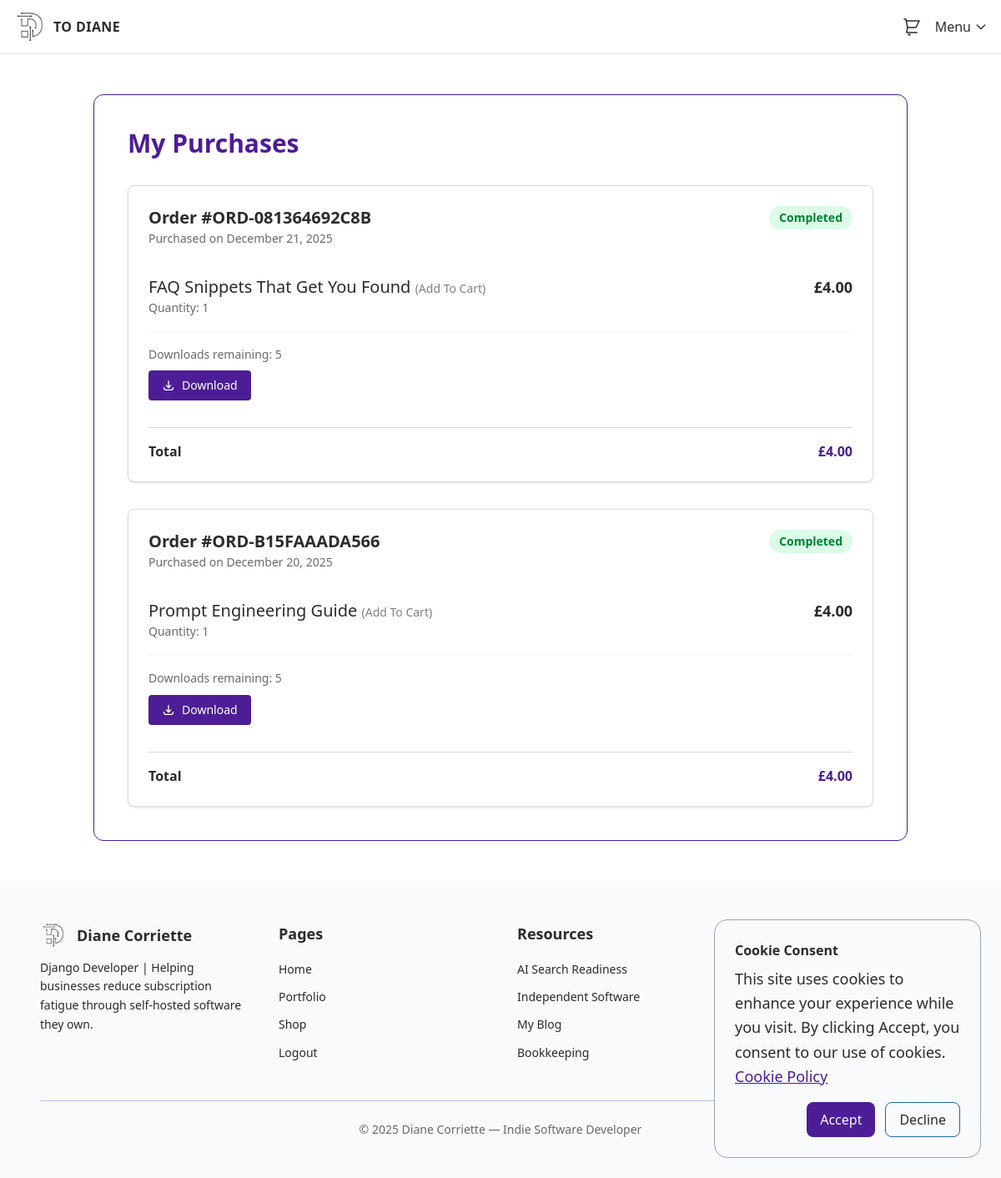
The page /shop/purchases/ (signed in) on the database its author committed.
### shop/models.py (models this page shows, shortened)
class Order(models.Model):
    STATUS_CHOICES = [
        ("pending", "Pending"),
        ("completed", "Completed"),
        ("failed", "Failed"),
        ("cancelled", "Cancelled"),
    ]
    order_id = models.CharField(max_length=100, unique=True, editable=False)
    user = models.ForeignKey(
        settings.AUTH_USER_MODEL, on_delete=models.SET_NULL, null=True, blank=True
    )
    email = models.EmailField()
    created = models.DateTimeField(auto_now_add=True)
    updated = models.DateTimeField(auto_now=True)
    paid = models.BooleanField(default=False)
    status = models.CharField(max_length=20, choices=STATUS_CHOICES, default="pending")
    payment_intent_id = models.CharField(max_length=250, blank=True)
    class Meta:
        ordering = ["-created"]
    def get_total_cost(self):
        return sum(item.get_cost() for item in self.items.all())

class OrderItem(models.Model):
    order = models.ForeignKey(Order, related_name="items", on_delete=models.CASCADE)
    product = models.ForeignKey(
        Product, related_name="order_items", on_delete=models.CASCADE
    )
    purchased_download = models.ForeignKey(
        ProductDownload,
        on_delete=models.SET_NULL,
        null=True,
        blank=True,
        help_text="The specific download variant the customer purchased",
    )
    price_paid_pence = models.PositiveIntegerField()
    quantity = models.PositiveIntegerField(default=1)
    downloads_remaining = models.PositiveIntegerField(default=5)
    download_count = models.PositiveIntegerField(default=0)
    def get_cost(self):
        return (self.price_paid_pence * self.quantity) / 100
    def get_price_in_pounds(self):
        return self.price_paid_pence / 100
    def has_downloadable_content(self):
        return self.product.downloads.exists()
    @property
    def price(self):
        return self.get_price_in_pounds()

class Product(models.Model):
    STATUS_CHOICES = [
        ("publish", "Published"),
        ("soon", "Coming Soon"),
        ("full", "Fully Booked"),
        ("draft", "Draft"),
    ]
    PRODUCT_TYPES = [("download", "Digital Download")]
    public_id = models.CharField(max_length=130, blank=True, null=True, db_index=True)
    title = models.CharField(max_length=200)
    slug = models.SlugField(unique=True)
    category = models.ForeignKey(Category, on_delete=models.PROTECT)
    description = HTMLField()
    section_description = models.TextField(blank=True, null=True)
    long_description = HTMLField(blank=True, null=True)
    product_type = models.CharField(
        max_length=20, choices=PRODUCT_TYPES, default="download"
    )
    number_of_pages = models.PositiveIntegerField(
        null=True, blank=True, help_text="Number of pages for digital downloads"
    )
    status = models.CharField(max_length=10, choices=STATUS_CHOICES, default="draft")
    external_image_url = models.URLField(
        max_length=500,
        blank=True,
        null=True,
        help_text="External URL for product image (jpg/png only)",
    )
    external_preview_url = models.URLField(
        max_length=500,
        blank=True,
        null=True,
        help_text="External URL for preview file (PDF only)",
    )
    is_active = models.BooleanField(default=True)
    price_pence = models.PositiveIntegerField(help_text="Price in pence")
    sale_price_pence = models.PositiveIntegerField(
        null=True, blank=True, help_text="Sale price in pence"
    )
    price_per_hour = models.PositiveIntegerField(
        null=True, blank=True, help_text="Price per hour in pence"
    )
    preview_file = models.FileField(
        upload_to="products/previews/",
        null=True,
        blank=True,
        storage=PublicStorage(),
    )
    preview_image = models.ImageField(
        upload_to="products/images/",
        null=True,
        blank=True,
        storage=PublicStorage(),
    )
    video_url = models.URLField(
        blank=True,
        null=True,
        help_text="Optional YouTube or Vimeo URL to display on the product page",
    )
    video_file = models.FileField(
        upload_to="products/videos/",
        null=True,
        blank=True,
        storage=PublicStorage(),
        help_text="Upload a short MP4 file to display as product video",
    )
    download_limit = models.PositiveIntegerField(default=5)
    featured = models.BooleanField(default=False)
    purchase_count = models.PositiveIntegerField(default=0)
    order = models.IntegerField(default=0)
    created = models.DateTimeField(auto_now_add=True)
    updated = models.DateTimeField(auto_now=True)
    class Meta:
        ordering = ["order", "-created"]
    @property
    def price(self):
        """Return price in pounds"""
        return Decimal(self.price_pence) / 100

class ProductDownload(models.Model):
    product = models.ForeignKey(
        Product,
        related_name="downloads",
        on_delete=models.CASCADE,
    )
    label = models.CharField(
        max_length=100,
        default="Add To Cart",
        help_text="Button text shown to the customer (e.g. 'Download PDF', 'Windows Version', 'Starter Pack')",
    )
    file = models.FileField(
        upload_to="products/downloads/",
        storage=SecureStorage(),
        blank=True,
        null=True,
    )
    order = models.PositiveIntegerField(default=0)
    class Meta:
        ordering = ["order"]

### shop/views/downloads.py (the view)
# urls.py: path("purchases/", views.purchases, name="purchases"),
@login_required
def purchases(request):
    orders = (
        Order.objects.filter(user=request.user)
        .prefetch_related("items__product__downloads")
        .order_by("-created")
    )
    return render(request, "shop/purchases.html", {"orders": orders})

### core/context_processors.py (called while the page is built)
def dashboard_announcement(request):
    announcement = DashboardAnnouncement.objects.order_by("-updated").first()
    return {"dashboard_announcement": announcement}

### shop/cart.py (called while the page is built)
    def __len__(self):
        return sum(item["quantity"] for item in self.cart.values())

### shop/context_processors.py (called while the page is built)
def cart(request):
    return {"cart": Cart(request)}

### shop/templates/shop/purchases.html (shortened to what this page needs)
{% extends "base.html" %}
{% block content %}
<section class="w-full py-12">
  <div class="max-w-5xl mx-auto px-6">
    <div class="bg-white rounded-xl border border-[color:var(--color-brand-primary)] p-10">
      <h1 class="text-3xl font-bold text-[color:var(--color-brand-primary)] mb-8">
        My Purchases
      </h1>
      {% if orders %}
      <div class="space-y-8">
        {% for order in orders %}
        <div class="border border-[color:var(--color-brand-accent)]/40 rounded-lg shadow-sm hover:shadow-md transition">
          <div class="p-6">
            <div class="flex justify-between items-start mb-4">
              <div>
                <h2 class="text-xl font-semibold text-[color:var(--color-font-main)]">
                  Order #{{ order.order_id }}
                </h2>
                <p class="text-sm text-[color:var(--color-font-main)]/70">
                  Purchased on {{ order.created|date:"F j, Y" }}
                </p>
              </div>
              <span class="px-3 py-1 text-sm font-semibold rounded-full
                {% if order.status == 'completed' %}bg-green-100 text-green-700
                {% elif order.status == 'pending' %}bg-yellow-100 text-yellow-800
                {% else %}bg-red-100 text-red-700{% endif %}">
                {{ order.get_status_display }}
              </span>
            </div>
            <div class="divide-y divide-[color:var(--color-brand-accent)]/20">
              {% for item in order.items.all %}
              <div class="py-4">
                <div class="flex justify-between items-start">
                  <div>
                    <h3 class="text-[color:var(--color-font-main)] font-medium">
                      {{ item.product.title }}
                      {% if item.purchased_download %}
                        <span class="text-sm text-[color:var(--color-font-main)]/60">
                          ({{ item.purchased_download.label }})
                        </span>
                      {% endif %}
                    </h3>
                    <p class="text-sm text-[color:var(--color-font-main)]/70">
                      Quantity: {{ item.quantity }}
                    </p>
                  </div>
                  <div class="text-right">
                    <p class="font-semibold text-[color:var(--color-font-main)]">
                      £{{ item.price|floatformat:2 }}
                    </p>
                  </div>
                </div>
                {% if item.has_downloadable_content and order.status == 'completed' %}
                <div class="mt-4 pt-4 border-t border-[color:var(--color-brand-accent)]/10">
                  <p class="text-sm text-[color:var(--color-font-main)]/70 mb-2">
                    Downloads remaining: {{ item.downloads_remaining }}
                  </p>
                  <div class="flex flex-wrap gap-2">
                    {% if item.purchased_download and item.purchased_download.file %}
                      <a href="{% url 'shop:secure_download' order_item_id=item.id download_id=item.purchased_download.id %}"
                         class="inline-flex items-center px-4 py-2 bg-[color:var(--color-brand-primary)] text-white text-sm font-medium rounded hover:bg-[color:var(--color-brand-accent)] transition">
                        <svg class="w-4 h-4 mr-2" fill="none" stroke="currentColor" viewBox="0 0 24 24">
                          <path stroke-linecap="round" stroke-linejoin="round" stroke-width="2" d="M4 16v1a3 3 0 003 3h10a3 3 0 003-3v-1m-4-4l-4 4m0 0l-4-4m4 4V4"/>
                        </svg>
                        Download
                      </a>
                    {% endif %}
                  </div>
                </div>
                {% elif order.status != 'completed' %}
                <div class="mt-4 pt-4 border-t border-[color:var(--color-brand-accent)]/10">
                  <p class="text-sm text-amber-600">
                    Downloads will be available once your order is completed.
                  </p>
                </div>
                {% endif %}
              </div>
              {% endfor %}
            </div>
            <div class="mt-4 pt-4 border-t border-[color:var(--color-brand-accent)]/40 flex justify-between">
              <span class="font-semibold text-[color:var(--color-font-main)]">Total</span>
              <span class="font-bold text-[color:var(--color-brand-primary)]">
                £{{ order.get_total_cost|floatformat:2 }}
              </span>
            </div>
          </div>
        </div>
        {% endfor %}
      </div>
      {% endif %}
    </div>
  </div>
</section>
{% endblock %}

### rows shown on the page
Order: order_id "ORD-081364692C8B", created "December 21, 2025", status "Completed", get_total_cost "4.00"
OrderItem: product "FAQ Snippets That Get You Found", purchased_download.label "Add To Cart", quantity "1", price "4.00", downloads_remaining "5", shows "Download"
Order: order_id "ORD-B15FAAADA566", created "December 20, 2025", status "Completed", get_total_cost "4.00"
OrderItem: product "Prompt Engineering Guide", purchased_download.label "Add To Cart", quantity "1", price "4.00", downloads_remaining "5", shows "Download"
